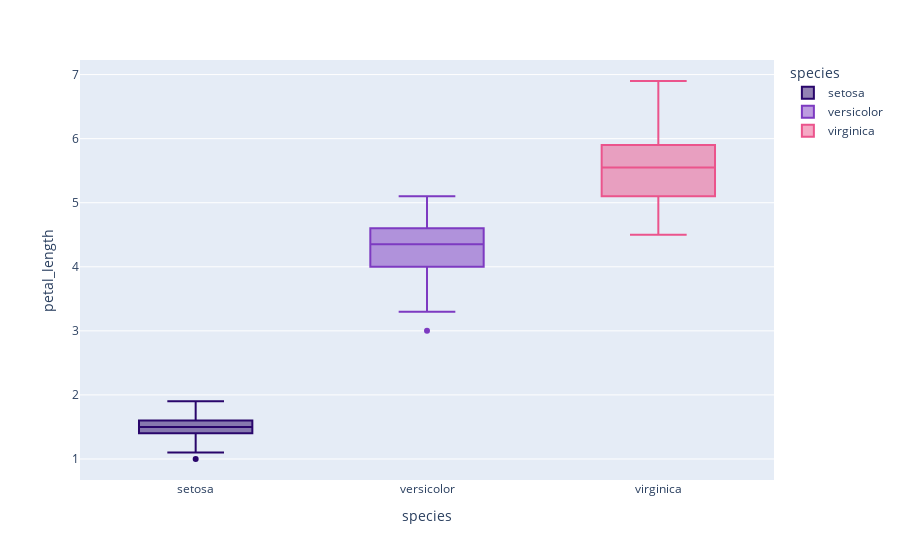

The cell this chart's notebook holds for it:
### Code cell
# Petal_Length

fig = px.box(data_frame=df, x='species',y='petal_length',color='species',color_discrete_sequence=['#29066B','#7D3AC1','#EB548C'],orientation='v')
fig.show()

### Figure 1 — Plotly figure (JSON) as saved in the notebook; plotly's stock layout.template omitted (floating-point values rounded to 4 significant figures)
{"data": [{"alignmentgroup": "True", "hovertemplate": "species=%{x}<br>petal_length=%{y}<extra></extra>", "legendgroup": "setosa", "marker": {"color": "#29066B"}, "name": "setosa", "notched": false, "offsetgroup": "setosa", "orientation": "v", "showlegend": true, "type": "box", "x": ["setosa", "setosa", "setosa", "setosa", "setosa", "setosa", "setosa", "setosa", "setosa", "setosa", "setosa", "setosa", "setosa", "setosa", "setosa", "setosa", "setosa", "setosa", "setosa", "setosa", "setosa", "setosa", "setosa", "setosa", "setosa", "setosa", "setosa", "setosa", "setosa", "setosa", "setosa", "setosa", "setosa", "setosa", "setosa", "setosa", "setosa", "setosa", "setosa", "setosa", "setosa", "setosa", "setosa", "setosa", "setosa", "setosa", "setosa", "setosa", "setosa", "setosa"], "x0": " ", "xaxis": "x", "y": [1.4, 1.4, 1.3, 1.5, 1.4, 1.7, 1.4, 1.5, 1.4, 1.5, 1.5, 1.6, 1.4, 1.1, 1.2, 1.5, 1.3, 1.4, 1.7, 1.5, 1.7, 1.5, 1, 1.7, 1.9, 1.6, 1.6, 1.5, 1.4, 1.6, 1.6, 1.5, 1.5, 1.4, 1.5, 1.2, 1.3, 1.4, 1.3, 1.5, 1.3, 1.3, 1.3, 1.6, 1.9, 1.4, 1.6, 1.4, 1.5, 1.4], "y0": " ", "yaxis": "y"}, {"alignmentgroup": "True", "hovertemplate": "species=%{x}<br>petal_length=%{y}<extra></extra>", "legendgroup": "versicolor", "marker": {"color": "#7D3AC1"}, "name": "versicolor", "notched": false, "offsetgroup": "versicolor", "orientation": "v", "showlegend": true, "type": "box", "x": ["versicolor", "versicolor", "versicolor", "versicolor", "versicolor", "versicolor", "versicolor", "versicolor", "versicolor", "versicolor", "versicolor", "versicolor", "versicolor", "versicolor", "versicolor", "versicolor", "versicolor", "versicolor", "versicolor", "versicolor", "versicolor", "versicolor", "versicolor", "versicolor", "versicolor", "versicolor", "versicolor", "versicolor", "versicolor", "versicolor", "versicolor", "versicolor", "versicolor", "versicolor", "versicolor", "versicolor", "versicolor", "versicolor", "versicolor", "versicolor", "versicolor", "versicolor", "versicolor", "versicolor", "versicolor", "versicolor", "versicolor", "versicolor", "versicolor", "versicolor"], "x0": " ", "xaxis": "x", "y": [4.7, 4.5, 4.9, 4, 4.6, 4.5, 4.7, 3.3, 4.6, 3.9, 3.5, 4.2, 4, 4.7, 3.6, 4.4, 4.5, 4.1, 4.5, 3.9, 4.8, 4, 4.9, 4.7, 4.3, 4.4, 4.8, 5, 4.5, 3.5, 3.8, 3.7, 3.9, 5.1, 4.5, 4.5, 4.7, 4.4, 4.1, 4, 4.4, 4.6, 4, 3.3, 4.2, 4.2, 4.2, 4.3, 3, 4.1], "y0": " ", "yaxis": "y"}, {"alignmentgroup": "True", "hovertemplate": "species=%{x}<br>petal_length=%{y}<extra></extra>", "legendgroup": "virginica", "marker": {"color": "#EB548C"}, "name": "virginica", "notched": false, "offsetgroup": "virginica", "orientation": "v", "showlegend": true, "type": "box", "x": ["virginica", "virginica", "virginica", "virginica", "virginica", "virginica", "virginica", "virginica", "virginica", "virginica", "virginica", "virginica", "virginica", "virginica", "virginica", "virginica", "virginica", "virginica", "virginica", "virginica", "virginica", "virginica", "virginica", "virginica", "virginica", "virginica", "virginica", "virginica", "virginica", "virginica", "virginica", "virginica", "virginica", "virginica", "virginica", "virginica", "virginica", "virginica", "virginica", "virginica", "virginica", "virginica", "virginica", "virginica", "virginica", "virginica", "virginica", "virginica", "virginica", "virginica"], "x0": " ", "xaxis": "x", "y": [6, 5.1, 5.9, 5.6, 5.8, 6.6, 4.5, 6.3, 5.8, 6.1, 5.1, 5.3, 5.5, 5, 5.1, 5.3, 5.5, 6.7, 6.9, 5, 5.7, 4.9, 6.7, 4.9, 5.7, 6, 4.8, 4.9, 5.6, 5.8, 6.1, 6.4, 5.6, 5.1, 5.6, 6.1, 5.6, 5.5, 4.8, 5.4, 5.6, 5.1, 5.1, 5.9, 5.7, 5.2, 5, 5.2, 5.4, 5.1], "y0": " ", "yaxis": "y"}], "layout": {"boxmode": "overlay", "legend": {"title": {"text": "species"}, "tracegroupgap": 0}, "margin": {"t": 60}, "xaxis": {"anchor": "y", "categoryarray": ["setosa", "versicolor", "virginica"], "categoryorder": "array", "domain": [0, 1], "title": {"text": "species"}}, "yaxis": {"anchor": "x", "domain": [0, 1], "title": {"text": "petal_length"}}}}
